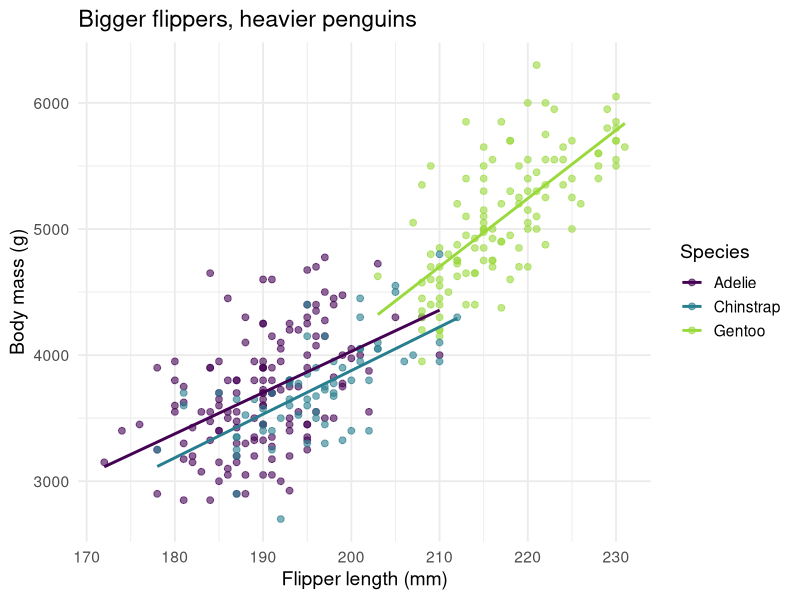
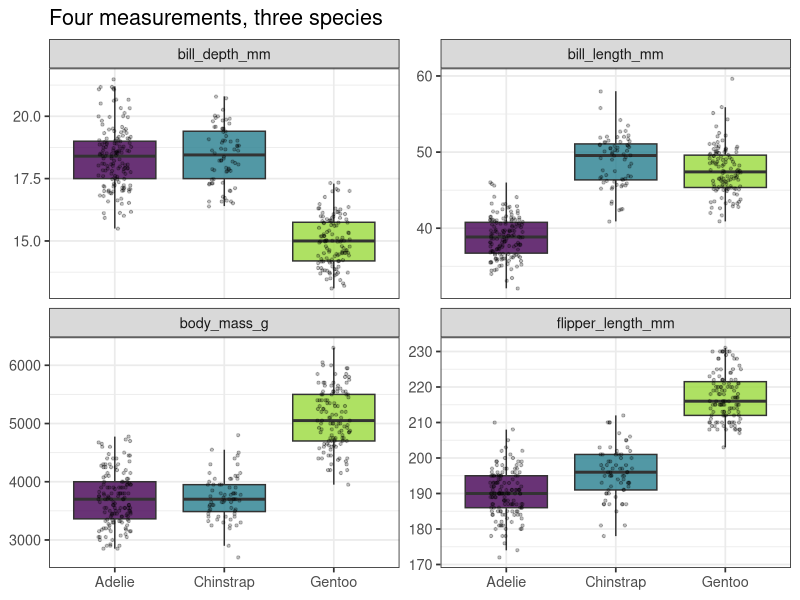
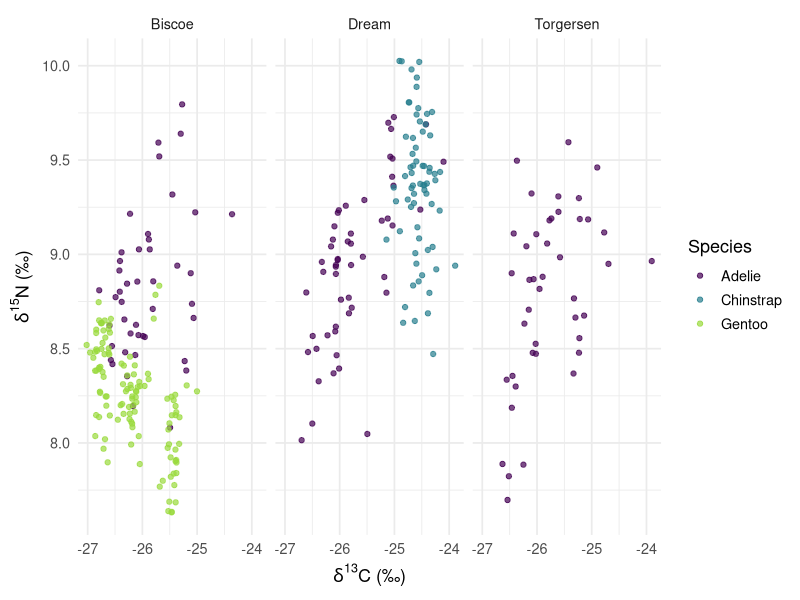
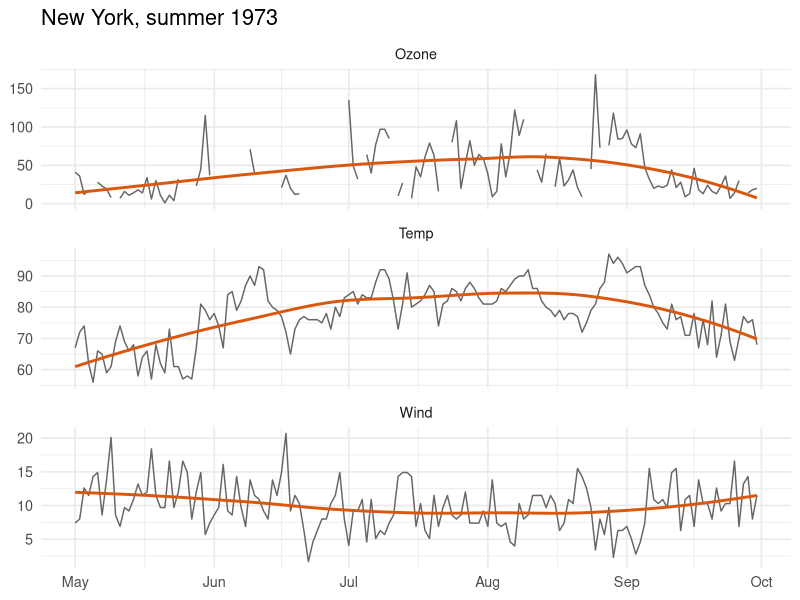
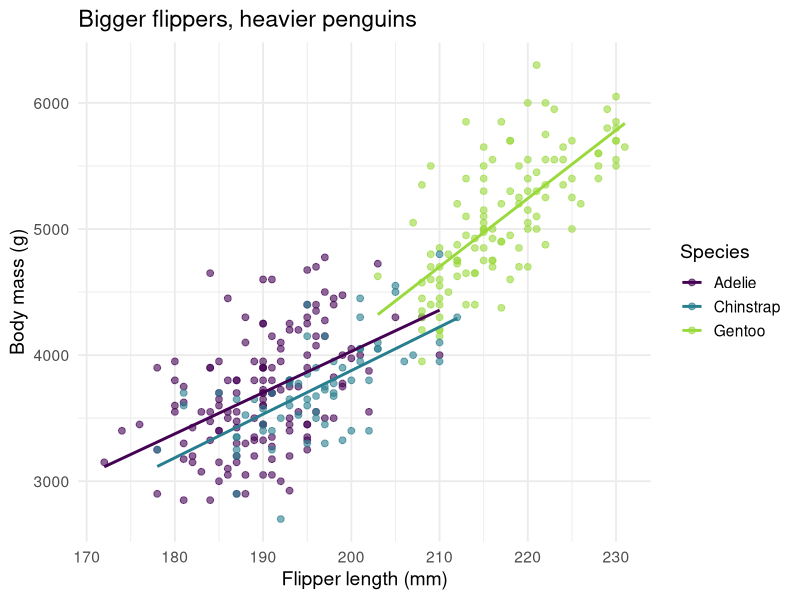
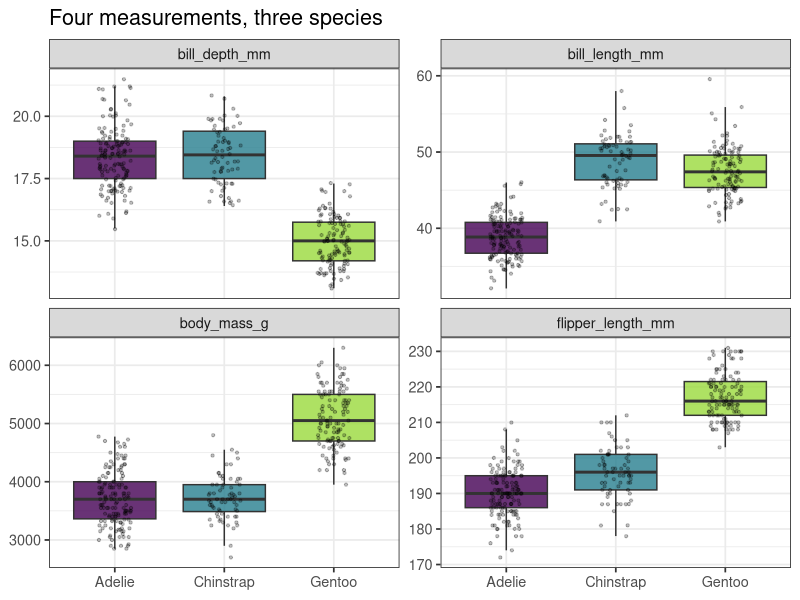

Reproduce these figures in R, in order.
# =====================================================================
#  FINAL CHALLENGE — SOLUTIONS
#  "From raw field data to a publication-ready figure"
#  Introduction to R: tidyverse & ggplot2 — Pisa Summer School
#  Guido Ceccherini & Federico Gianoli
# =====================================================================

library(tidyverse)
library(palmerpenguins)

# ---------------------------------------------------------------------
# CORE (everyone)
# ---------------------------------------------------------------------

# Task 1 — Load and inspect the raw data -------------------------------
raw <- penguins_raw
glimpse(raw)
dim(raw)            # 344 rows, 17 columns
names(raw)          # spaces, brackets, capitals: not R-friendly!

# Task 2 — Select and rename the columns we need -------------------------
# Column names with spaces must be wrapped in backticks
peng <- raw |>
  select(
    species           = Species,
    island            = Island,
    individual_id     = `Individual ID`,
    clutch_completion = `Clutch Completion`,
    date_egg          = `Date Egg`,
    bill_length_mm    = `Culmen Length (mm)`,
    bill_depth_mm     = `Culmen Depth (mm)`,
    flipper_length_mm = `Flipper Length (mm)`,
    body_mass_g       = `Body Mass (g)`,
    sex               = Sex,
    d15n              = `Delta 15 N (o/oo)`,
    d13c              = `Delta 13 C (o/oo)`
  )
glimpse(peng)

# Task 3 — Clean the values ----------------------------------------------
# "Adelie Penguin (Pygoscelis adeliae)" -> "Adelie"; "MALE" -> "male"
peng <- peng |>
  mutate(
    species = word(species, 1),
    sex     = str_to_lower(sex)
  )
count(peng, species)
count(peng, sex)

# Task 4 — Missing values ----------------------------------------------
peng |>
  summarise(across(everything(), ~ sum(is.na(.x))))

peng_clean <- peng |>
  drop_na(body_mass_g, flipper_length_mm, sex)

nrow(peng)        # 344
nrow(peng_clean)  # 333

# Task 5 — Summary table -------------------------------------------------
summary_tab <- peng_clean |>
  group_by(species, sex) |>
  summarise(
    n            = n(),
    mass_kg_mean = mean(body_mass_g) / 1000,
    mass_kg_sd   = sd(body_mass_g) / 1000,
    flipper_mean = mean(flipper_length_mm),
    .groups = "drop"
  ) |>
  arrange(desc(mass_kg_mean))
summary_tab
# Heaviest group: male Gentoo

# Task 6 — The figure ----------------------------------------------------
p1 <- ggplot(peng_clean,
             aes(x = flipper_length_mm, y = body_mass_g, colour = species)) +
  geom_point(alpha = 0.6, size = 2) +
  geom_smooth(method = "lm", se = FALSE) +
  scale_colour_viridis_d(end = 0.85) +
  labs(
    title  = "Bigger flippers, heavier penguins",
    x      = "Flipper length (mm)",
    y      = "Body mass (g)",
    colour = "Species"
  ) +
  theme_minimal(base_size = 14)
p1

dir.create("output", showWarnings = FALSE)
ggsave("output/flipper_vs_mass.png", p1, width = 8, height = 5, dpi = 300)
write_csv(summary_tab, "output/summary_species_sex.csv")

# ---------------------------------------------------------------------
# ADVANCED
# ---------------------------------------------------------------------

# Task 7 — Dates with lubridate -----------------------------------------
peng_dates <- peng_clean |>
  mutate(
    year      = year(date_egg),
    month     = month(date_egg, label = TRUE)
  ) |>
  group_by(year) |>
  # days since the first egg recorded in that season
  mutate(laying_day = as.numeric(date_egg - min(date_egg))) |>
  ungroup()

peng_dates |> count(year, month)

peng_dates |>
  group_by(species) |>
  summarise(mean_laying_day = mean(laying_day), .groups = "drop") |>
  arrange(mean_laying_day)

# Task 8 — Join: how far is each penguin from its species average? -------
species_means <- peng_clean |>
  group_by(species) |>
  summarise(mass_species_mean = mean(body_mass_g), .groups = "drop")

peng_anomaly <- peng_clean |>
  left_join(species_means, by = "species") |>
  mutate(mass_anomaly_g = body_mass_g - mass_species_mean) |>
  arrange(desc(mass_anomaly_g))

peng_anomaly |>
  select(individual_id, species, sex, body_mass_g, mass_anomaly_g) |>
  head(5)

# Lookup table with scientific names: any species without a match?
species_info <- tibble(
  species    = c("Adelie", "Chinstrap", "Gentoo"),
  latin_name = c("Pygoscelis adeliae", "Pygoscelis antarcticus",
                 "Pygoscelis papua")
)
anti_join(peng_clean, species_info, by = "species") |> nrow()   # 0

# Task 9 — Reshape to long and facet -------------------------------------
peng_long <- peng_clean |>
  select(species, bill_length_mm:body_mass_g) |>
  pivot_longer(
    cols      = -species,
    names_to  = "measure",
    values_to = "value"
  )

p2 <- ggplot(peng_long, aes(x = species, y = value, fill = species)) +
  geom_boxplot(alpha = 0.8, outlier.shape = NA) +
  geom_jitter(width = 0.15, alpha = 0.25, size = 0.8) +
  facet_wrap(~ measure, scales = "free_y") +
  scale_fill_viridis_d(end = 0.85) +
  labs(x = NULL, y = NULL, title = "Four measurements, three species") +
  theme_bw(base_size = 13) +
  theme(legend.position = "none")
p2
ggsave("output/morphometrics_facets.png", p2, width = 9, height = 6, dpi = 300)

# Task 10 — Stable isotopes: who eats what? ------------------------------
p3 <- peng_clean |>
  drop_na(d15n, d13c) |>
  ggplot(aes(x = d13c, y = d15n, colour = species)) +
  geom_point(alpha = 0.7) +
  facet_wrap(~ island) +
  scale_colour_viridis_d(end = 0.85) +
  labs(x = expression(delta^13*C~"(\u2030)"),
       y = expression(delta^15*N~"(\u2030)"),
       colour = "Species") +
  theme_minimal(base_size = 13)
p3

# ---------------------------------------------------------------------
# BONUS — a second dataset: airquality (built into R)
# Daily air quality measurements, New York, May–September 1973
# ---------------------------------------------------------------------
aq <- as_tibble(airquality) |>
  mutate(date = make_date(1973, Month, Day))

aq |>
  summarise(across(everything(), ~ sum(is.na(.x))))

aq |>
  group_by(month = month(date, label = TRUE)) |>
  summarise(
    ozone_mean = mean(Ozone, na.rm = TRUE),
    temp_mean  = mean(Temp),
    n_days     = n(),
    .groups = "drop"
  )

aq |>
  select(date, Ozone, Temp, Wind) |>
  pivot_longer(-date, names_to = "variable", values_to = "value") |>
  ggplot(aes(x = date, y = value)) +
  geom_line(colour = "grey40") +
  geom_smooth(method = "loess", se = FALSE, colour = "#d9580f") +
  facet_wrap(~ variable, ncol = 1, scales = "free_y") +
  labs(x = NULL, y = NULL, title = "New York, summer 1973") +
  theme_minimal(base_size = 13)
